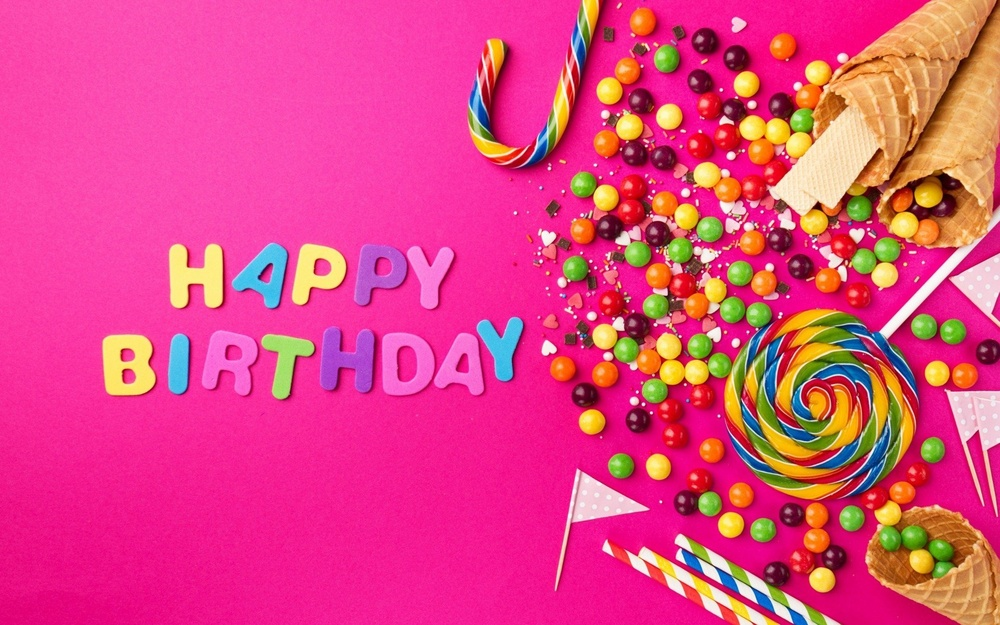
#> input picture открытка.jpg, 1000 x 625 px, shrunk from 1920 x 1200 before the run
$ python 3.py
#> lines starting #> are read from the running program, lines starting #| are printed output that depends on the picture
from PIL import ImageFont, Image, ImageDraw

name = input("Введите ваше имя: ")
#> the answer given: открытка.jpg
recipient_name = input("Введите имя того, кого вы хотите поздравить: ")
#> the answer given: открытка с надписью.jpg

img = Image.open("открытка.jpg")
#> img is the input picture: PIL image 1000x625 RGB; mean R, G, B 226.1, 68.4, 131.1

# Создание объекта ImageDraw
draw = ImageDraw.Draw(img)

font = ImageFont.truetype("arial.ttf", 90)

# Добавление текста на изображение
draw.text((50,50), recipient_name + ", поздравляю " + "!", (255,255,255), font=font)

# Сохранение новой открытки
img.save('открытка с надписью.jpg')
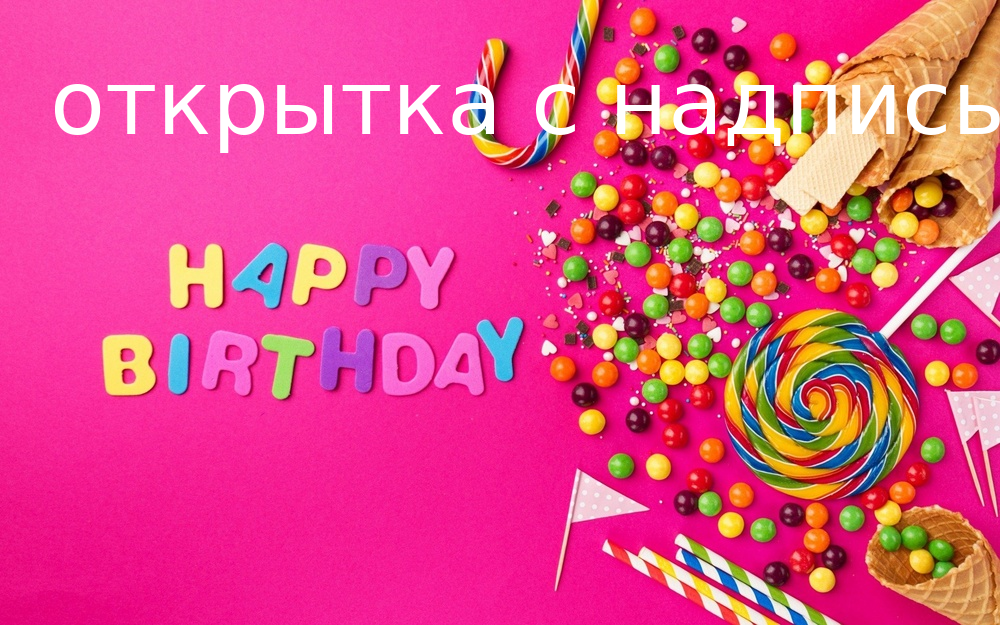
#> saved as открытка с надписью.jpg: PIL image 1000x625 RGB; mean R, G, B 226.8, 72.4, 134.1
